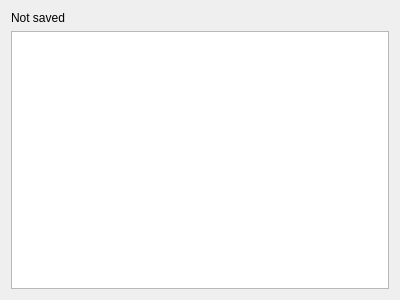
<?xml version="1.0" encoding="UTF-8"?>
<ui version="4.0">
 <class>TextForm</class>
 <widget class="QWidget" name="TextForm">
  <property name="geometry">
   <rect>
    <x>0</x>
    <y>0</y>
    <width>400</width>
    <height>300</height>
   </rect>
  </property>
  <property name="windowTitle">
   <string>Form</string>
  </property>
  <layout class="QVBoxLayout" name="verticalLayout">
   <item>
    <widget class="QLabel" name="label">
     <property name="text">
      <string>Not saved</string>
     </property>
    </widget>
   </item>
   <item>
    <widget class="QTextEdit" name="textEdit"/>
   </item>
  </layout>
 </widget>
 <resources/>
 <connections/>
</ui>
